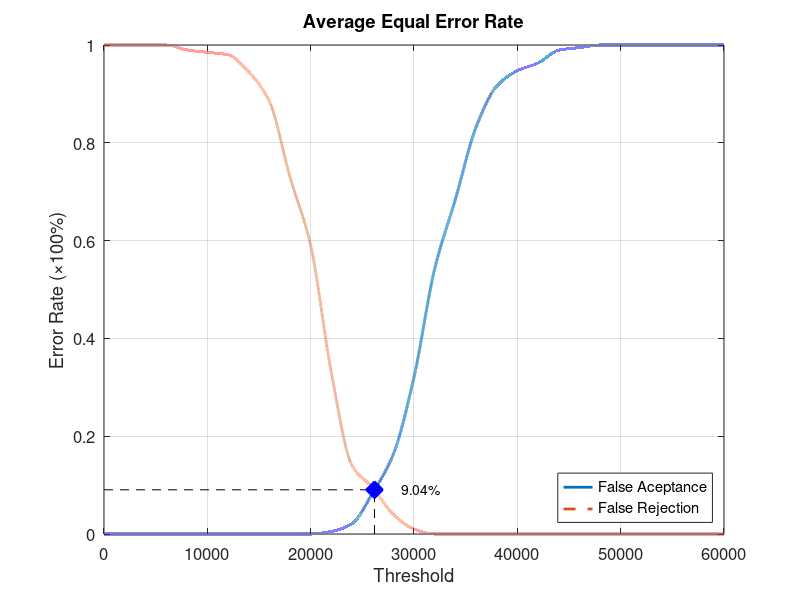
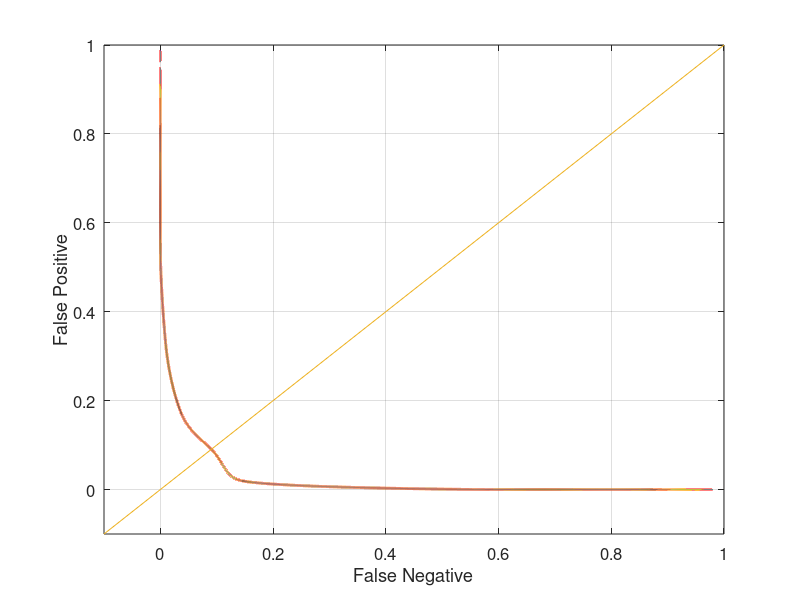

Here is the MATLAB script that generated these plots, in order:
function yEER = Database2_3
close all;
clear;
clc;
x = 0:2000:60000;
xq = 0:0.5:60000;

y0 = [0 0 0 0 0 0 0 0 0 0 0 0.00526316 0.0210526 0.0842105 0.163158 0.321053 0.542105 0.684211 0.831579 0.915789 0.947368 0.963158 0.989474 0.994737 1 1 1 1 1 1 1];
yy0 = interp1(x, y0, xq, 'pchip');
y1 = [1 1 1 1 0.99 0.985 0.98 0.945 0.885 0.73 0.59 0.33 0.14 0.095 0.04 0.01 0 0 0 0 0 0 0 0 0 0 0 0 0 0 0];
yy1 = interp1(x, y1, xq, 'pchip');

% Calculating EER: 
y2 = abs(y0 - y1);
find(y2 == min(y2))
yy2 = abs(yy0 - yy1);
xEER = find(yy2 == min(yy2));
xEERIndex = xq(xEER) % X-axis EER
yEER = yy0(xEER) % Y-axis EER

main = figure
plot(xq, yy0,'-','LineWidth', 2);	hold on
plot(xq, yy1,'--','LineWidth', 2);	hold on
plot([xEERIndex xEERIndex], [0 yEER], 'k--');	hold on
plot([0 xEERIndex], [yEER yEER], 'k--');	hold on
plot(xEERIndex, yEER, 'bx', 'LineWidth', 10);	hold on
text(xEERIndex + 10 * xEERIndex / 100, yEER, [num2str(round((10000 * yEER)) / 100) '%'])
legend('False Aceptance', 'False Rejection', 'Location', 'SouthEast')
xlabel('Threshold')
ylabel('Error Rate (\times100%)')
title('Average Equal Error Rate')
set(gca, 'FontSize', 12)
axis([0 60000 0 1])
grid on

print(main, 'Database2_3Main', '-dpng');
FNRxFPR = figure('Color', [1 1 1]);
plot(yy1, yy0, '-', yy1, yy0, 'LineWidth', 2);
hold on
y = -0.1:0.1:1
plot(y, y); 
set(gca, 'FontSize', 12)
xlabel('False Negative')
ylabel('False Positive')
axis([-0.1 1 -0.1 1])
set(gca, 'FontSize', 12)
grid on

print(FNRxFPR, 'Database2_3FNRxFPR','-dpng');
end
